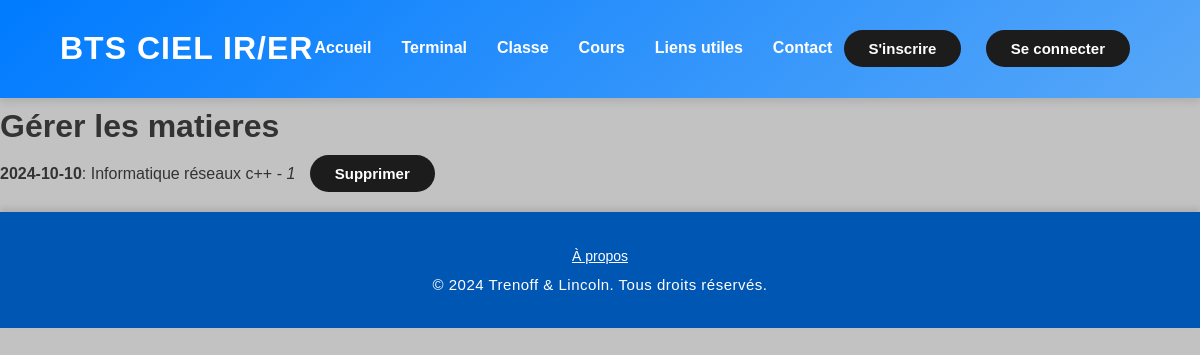
The app's page /admin/all_lessons with its own data.
### webapp/pyfile/config/model.py (models this page shows, shortened)
class Matiere(db.Model):
    id = db.Column(db.Integer, primary_key=True)
    date = db.Column(db.Date, nullable=False)
    id_classe = db.Column(db.Integer, db.ForeignKey('classe.id'), nullable=False)  # Foreign key to the Classe table
    nomMatiere = db.Column(db.String(255), nullable=False)
    mainChemin = db.Column(db.String(200), nullable=False)
    idf = db.Column(db.String(50), nullable=False)

### webapp/admin.py (the view)
@administrator.route('/admin/all_lessons')
def all_lessons():
    matiere = Matiere.query.all()
    return render_template('./learning/all_lessons.html', matieres=matiere)

### webapp/app.py (called while the page is built)
@app.context_processor
def inject_user():
    user = session.get('username')  # Récupère l'utilisateur depuis la session
    return dict(user=user)

@app.context_processor
def inject_functions():
    return dict(what_day_month=what_day_month)

### webapp/templates/learning/all_lessons.html
{% extends "base.html" %}
{% block content %}
<h1>Gérer les matieres</h1>
<ul>
    {% if matieres %}
        {% for matiere in matieres %}
            <li>
                <strong>{{ matiere.date }}</strong>: {{ matiere.nomMatiere }} - <em> {{matiere.id}} </em>
                <form action="{{ url_for('admin.delete_matiere', id=matiere.id) }}" method="post" style="display:inline;">
                    <button type="submit" onclick="return confirm('Êtes-vous sûr de vouloir supprimer cette leçon ?');">Supprimer</button>
                </form>
            </li>
        {% endfor %}
    {% else %}
        <li>Aucune leçon disponible.</li>
    {% endif %}
</ul>
{% endblock %}

### webapp/static/css/base_style.css (style rules this page uses)
* { margin: 0; padding: 0; box-sizing: border-box; font-family: 'Poppins', sans-serif; }
body { line-height: 1.8; background: #8080807a; color: #333; }
a, button { transition: background-color 0.3s ease, color 0.3s ease; }
button { background-color: #1c1c1c; color: white; border: none; padding: 10px 25px; font-size: 15px; font-weight: 600; border-radius: 50px; cursor: pointer; margin: 0 10px; transition: background-color 0.3s ease, transform 0.3s ease; }

### records on screen
Matiere: date "2024-10-10", nomMatiere "Informatique réseaux c++", id "1"
